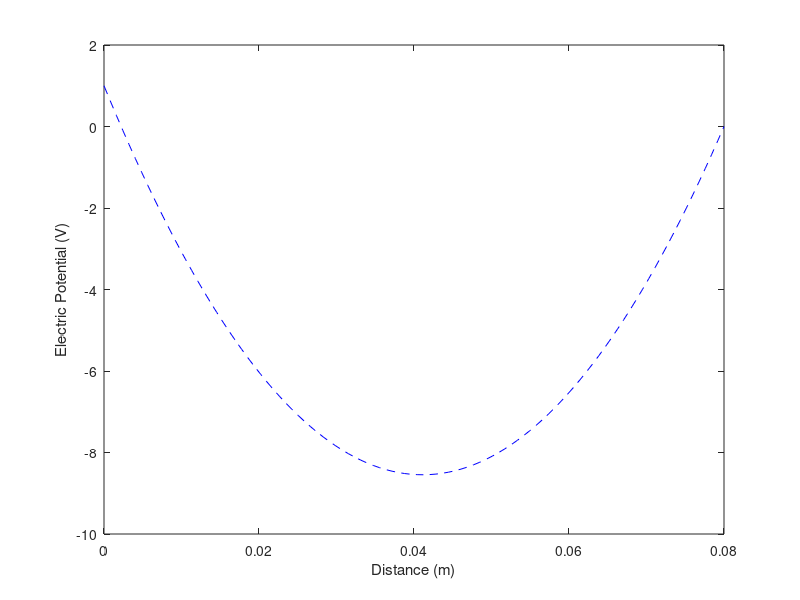

Write MATLAB code to recreate this figure.
%initialization
clc;
clear;
close all;

%Inputs
er = 1; %relative permittivity
v0 = 1; %volt
d = 8; %centimeter
p0 = 10e-8; %C/m^3
e0 = 8.85e-12; % F/m
e = e0*er;

%calculations
d = d * 1e-2;
x = linspace(0, d, 100);

vx = ((p0)/(2*er*e0)) * x.^2 - ((p0*d)/(2*er*e0)+ v0/d) * x + v0;

plot(x, vx, '--', 'color', 'b');
xlabel("Distance (m)");
ylabel("Electric Potential (V)");